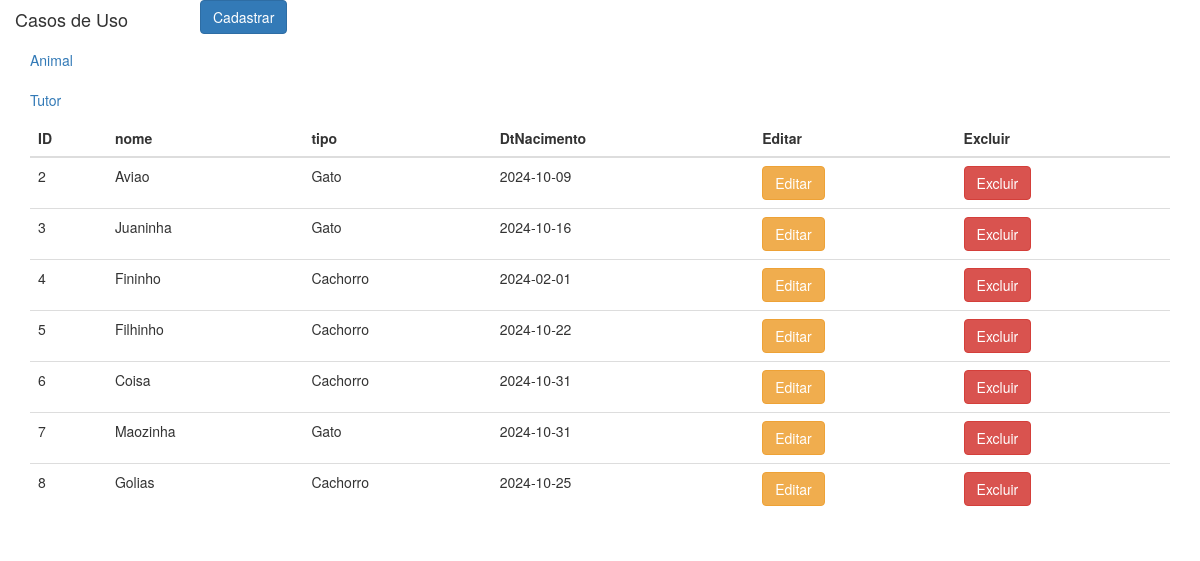
The app's page /animal/index.php with its own data.
### tables this page shows
CREATE TABLE `animal` (
  `id_animal` int(11) NOT NULL,
  `nome` varchar(50) NOT NULL,
  `tipo` varchar(20) NOT NULL,
  `dtNacimento` date NOT NULL
);

### animal/index.php (the view, shortened to what this page needs)
<?php
include '../util/resources.php';
$sql = "SELECT * FROM animal";
$result = $conn->query($sql);
?>
<!DOCTYPE html>
<html lang="en">
<head>
  <link rel="stylesheet" href="https://maxcdn.bootstrapcdn.com/bootstrap/3.4.1/css/bootstrap.min.css">
</head>
<body>
<div class="col col-lg-2">
    <?php include '../sidebar.php'; ?>
</div>
<div class="row">
<a href="create.php" class="btn btn-primary">Cadastrar</a>
<div class="container">
<div class="col col-6">
  <table class="table">
    <thead>
    <tr>
        <th>ID</th>
        <th>nome</th>
        <th>tipo</th>
        <th>DtNacimento</th>
        <th>Editar</th>
        <th>Excluir</th>
      </tr>
    </thead>
    <tbody>
      <?php
      $table ='';
        while($animais = $result->fetch_assoc()) {
          $table .= '<tr>';
              $table .= "<td>{$animais["id_animal"]}</td>";
              $table .= "<td>{$animais["nome"]}</td>";
              $table .= "<td>{$animais["tipo"]}</td>";
              $table .= "<td>{$animais["dtNacimento"]}</td>";
              $table .= "<td><a href=\"editar.php?id={$animais["id_animal"]}\" class=\"btn btn-warning\">Editar</a></td>
          <td><a href=\"deletar.php?id={$animais["id_animal"]}\" type=\"button\" class=\"btn btn-danger\">Excluir</button></td>";
          $table .= '</tr>';
        }
        echo $table;
    ?>
    </tbody>
  </table>
</div>
</div>
</div>
</body>
</html>

### sidebar.php
<div class="sidebar">
    <h4>Casos de Uso</h4>
    <ul class="nav flex-column">
        <li class="nav-item">
            <a class="nav-link active" href="../animal">Animal</a>
        </li>
        <li class="nav-item">
            <a class="nav-link active" href="../tutor">Tutor</a>
        </li>
    </ul>
</div>

### records on screen
animal: id_animal "2", nome "Aviao", tipo "Gato", dtNacimento "2024-10-09"
animal: id_animal "3", nome "Juaninha", tipo "Gato", dtNacimento "2024-10-16"
animal: id_animal "4", nome "Fininho", tipo "Cachorro", dtNacimento "2024-02-01"
animal: id_animal "5", nome "Filhinho", tipo "Cachorro", dtNacimento "2024-10-22"
animal: id_animal "6", nome "Coisa", tipo "Cachorro", dtNacimento "2024-10-31"
animal: id_animal "7", nome "Maozinha", tipo "Gato", dtNacimento "2024-10-31"
animal: id_animal "8", nome "Golias", tipo "Cachorro", dtNacimento "2024-10-25"
